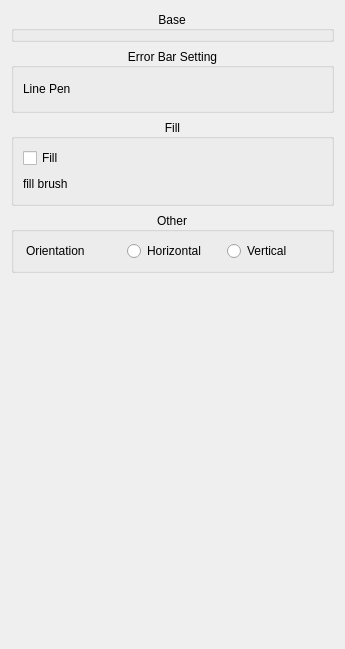
<?xml version="1.0" encoding="UTF-8"?>
<ui version="4.0">
 <class>DAChartBoxItemSettingWidget</class>
 <widget class="QWidget" name="DAChartBoxItemSettingWidget">
  <property name="geometry">
   <rect>
    <x>0</x>
    <y>0</y>
    <width>345</width>
    <height>649</height>
   </rect>
  </property>
  <property name="windowTitle">
   <string>Curve Setting</string>
  </property>
  <layout class="QVBoxLayout" name="verticalLayout_2">
   <item>
    <widget class="QGroupBox" name="groupBoxBaseItem">
     <property name="sizePolicy">
      <sizepolicy hsizetype="Preferred" vsizetype="Maximum">
       <horstretch>0</horstretch>
       <verstretch>0</verstretch>
      </sizepolicy>
     </property>
     <property name="title">
      <string>Base</string>
     </property>
     <property name="alignment">
      <set>Qt::AlignCenter</set>
     </property>
     <property name="flat">
      <bool>true</bool>
     </property>
     <layout class="QVBoxLayout" name="verticalLayout">
      <property name="spacing">
       <number>0</number>
      </property>
      <property name="leftMargin">
       <number>0</number>
      </property>
      <property name="topMargin">
       <number>1</number>
      </property>
      <property name="rightMargin">
       <number>0</number>
      </property>
      <property name="bottomMargin">
       <number>1</number>
      </property>
      <item>
       <widget class="DA::DAChartPlotItemSettingWidget" name="widgetItemSetting" native="true"/>
      </item>
     </layout>
    </widget>
   </item>
   <item>
    <widget class="QGroupBox" name="groupBoxCurve">
     <property name="sizePolicy">
      <sizepolicy hsizetype="Preferred" vsizetype="Maximum">
       <horstretch>0</horstretch>
       <verstretch>0</verstretch>
      </sizepolicy>
     </property>
     <property name="minimumSize">
      <size>
       <width>0</width>
       <height>0</height>
      </size>
     </property>
     <property name="title">
      <string>Error Bar Setting</string>
     </property>
     <property name="alignment">
      <set>Qt::AlignCenter</set>
     </property>
     <property name="flat">
      <bool>true</bool>
     </property>
     <layout class="QGridLayout" name="gridLayout_5">
      <item row="0" column="0">
       <widget class="QLabel" name="label_7">
        <property name="text">
         <string>Line Pen</string>
        </property>
       </widget>
      </item>
      <item row="0" column="1" colspan="2">
       <widget class="DA::DAPenEditWidget" name="penEditWidget" native="true">
        <property name="sizePolicy">
         <sizepolicy hsizetype="Preferred" vsizetype="Maximum">
          <horstretch>0</horstretch>
          <verstretch>0</verstretch>
         </sizepolicy>
        </property>
        <property name="minimumSize">
         <size>
          <width>0</width>
          <height>24</height>
         </size>
        </property>
       </widget>
      </item>
     </layout>
    </widget>
   </item>
   <item>
    <widget class="QGroupBox" name="groupBoxFill">
     <property name="sizePolicy">
      <sizepolicy hsizetype="Preferred" vsizetype="Maximum">
       <horstretch>0</horstretch>
       <verstretch>0</verstretch>
      </sizepolicy>
     </property>
     <property name="minimumSize">
      <size>
       <width>0</width>
       <height>0</height>
      </size>
     </property>
     <property name="title">
      <string>Fill</string>
     </property>
     <property name="alignment">
      <set>Qt::AlignCenter</set>
     </property>
     <property name="flat">
      <bool>true</bool>
     </property>
     <property name="checkable">
      <bool>false</bool>
     </property>
     <property name="checked">
      <bool>false</bool>
     </property>
     <layout class="QGridLayout" name="gridLayout_3">
      <item row="1" column="0">
       <widget class="QLabel" name="label_8">
        <property name="text">
         <string>fill brush</string>
        </property>
       </widget>
      </item>
      <item row="0" column="0">
       <widget class="QCheckBox" name="checkBoxEnableFill">
        <property name="text">
         <string>Fill</string>
        </property>
       </widget>
      </item>
      <item row="1" column="1" colspan="2">
       <widget class="DA::DABrushEditWidget" name="brushEditWidget" native="true">
        <property name="enabled">
         <bool>false</bool>
        </property>
        <property name="sizePolicy">
         <sizepolicy hsizetype="Preferred" vsizetype="Maximum">
          <horstretch>0</horstretch>
          <verstretch>0</verstretch>
         </sizepolicy>
        </property>
        <property name="minimumSize">
         <size>
          <width>0</width>
          <height>20</height>
         </size>
        </property>
       </widget>
      </item>
     </layout>
    </widget>
   </item>
   <item>
    <widget class="QGroupBox" name="groupBox">
     <property name="sizePolicy">
      <sizepolicy hsizetype="Preferred" vsizetype="Maximum">
       <horstretch>0</horstretch>
       <verstretch>0</verstretch>
      </sizepolicy>
     </property>
     <property name="title">
      <string>Other</string>
     </property>
     <property name="alignment">
      <set>Qt::AlignCenter</set>
     </property>
     <property name="flat">
      <bool>true</bool>
     </property>
     <layout class="QGridLayout" name="gridLayout">
      <property name="leftMargin">
       <number>12</number>
      </property>
      <property name="topMargin">
       <number>9</number>
      </property>
      <item row="0" column="1">
       <widget class="QRadioButton" name="radioButtonHorizontal">
        <property name="text">
         <string>Horizontal</string>
        </property>
        <attribute name="buttonGroup">
         <string notr="true">buttonGroupOrientation</string>
        </attribute>
       </widget>
      </item>
      <item row="0" column="2">
       <widget class="QRadioButton" name="radioButtonVertical">
        <property name="text">
         <string>Vertical</string>
        </property>
        <attribute name="buttonGroup">
         <string notr="true">buttonGroupOrientation</string>
        </attribute>
       </widget>
      </item>
      <item row="0" column="0">
       <widget class="QLabel" name="label_5">
        <property name="text">
         <string>Orientation</string>
        </property>
       </widget>
      </item>
     </layout>
    </widget>
   </item>
   <item>
    <spacer name="verticalSpacer">
     <property name="orientation">
      <enum>Qt::Vertical</enum>
     </property>
     <property name="sizeHint" stdset="0">
      <size>
       <width>20</width>
       <height>40</height>
      </size>
     </property>
    </spacer>
   </item>
  </layout>
 </widget>
 <customwidgets>
  <customwidget>
   <class>DA::DABrushEditWidget</class>
   <extends>QWidget</extends>
   <header>DABrushEditWidget.h</header>
   <container>1</container>
  </customwidget>
  <customwidget>
   <class>DA::DAChartPlotItemSettingWidget</class>
   <extends>QWidget</extends>
   <header>DAChartPlotItemSettingWidget.h</header>
   <container>1</container>
  </customwidget>
  <customwidget>
   <class>DA::DAPenEditWidget</class>
   <extends>QWidget</extends>
   <header>DAPenEditWidget.h</header>
   <container>1</container>
  </customwidget>
 </customwidgets>
 <resources/>
 <connections>
  <connection>
   <sender>checkBoxEnableFill</sender>
   <signal>toggled(bool)</signal>
   <receiver>brushEditWidget</receiver>
   <slot>setEnabled(bool)</slot>
   <hints>
    <hint type="sourcelabel">
     <x>54</x>
     <y>417</y>
    </hint>
    <hint type="destinationlabel">
     <x>325</x>
     <y>443</y>
    </hint>
   </hints>
  </connection>
 </connections>
 <buttongroups>
  <buttongroup name="buttonGroupOrientation"/>
 </buttongroups>
</ui>
